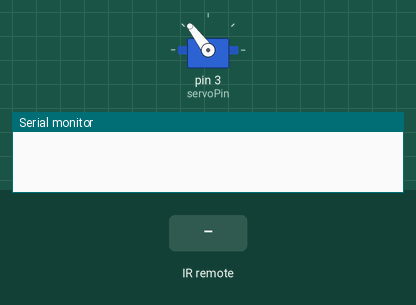
Recording of a sketch running on a simulated Arduino Uno, built with avr-gcc and run on an emulated ATmega328P. Shown: servo, the last lines printed to the serial monitor. Inputs (shaded band) come from the test bench.

Above: at 1.2 s.
1.3 s: infrared code 0xFF9867 received
At 2.0 s:
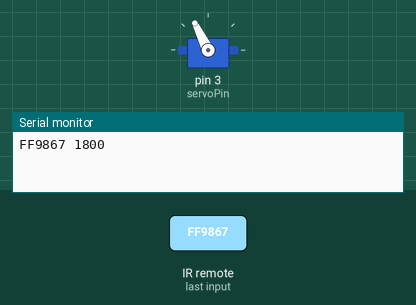
2.8 s: infrared code 0xFF906F received
At 3.2 s:
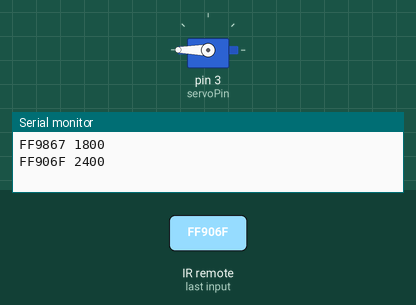
4.3 s: infrared code 0xFFE01F received
At 5.5 s:
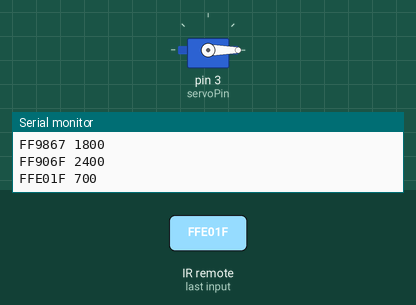
5.8 s: infrared code 0xFF02FD received
At 6.6 s:
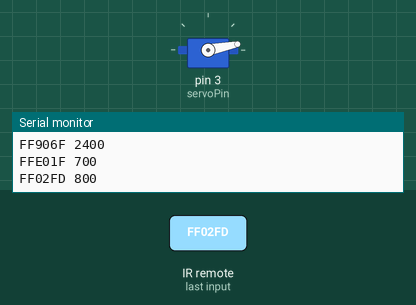
7.3 s: infrared code 0xFF02FD received
At 7.8 s:
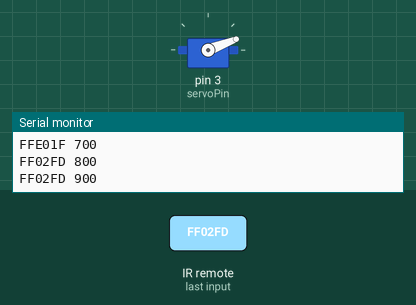
Timing chart, 0 to 9.8 s (numbered marks = the images above; inputs shaded):
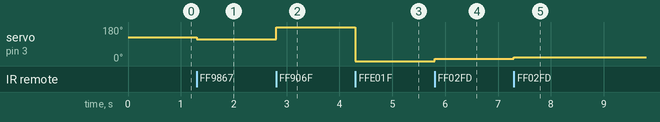

Measured:
- after the input at 1.3 s, servo on pin 3 (servoPin): 127° → 116° at once
- after the input at 2.8 s, servo on pin 3 (servoPin): 116° → 180° at once
- after the input at 4.3 s, servo on pin 3 (servoPin): 180° → 0° at once
- after the input at 5.8 s, servo on pin 3 (servoPin): 0° → 11° at once
- after the input at 7.3 s, servo on pin 3 (servoPin): 11° → 21° at once

The sketch:

iremote_to_servo.ino
```cpp
// 效果
// 红外遥控器控制舵机，按下+时逆时针转，按下-时顺时针转
//
// 提示找不到TKD2时
// 原因是因为RobotIRremote库中的ITremoteTools需要这个macro，但是这个macro只有部分硬件的环境会定义
// 解决办法是重命名IRremoteTools.cpp和IRremoteTools.h，让编译器跳过这些文件
//
// 接线说明
// 舵机 红线正极 黑线负极 黄线数据
// 正极 => +
// 负极 => -
// 数据 => 3
// 红外接收器
// 正面是是半圆反面刻字，正面从左到右是数据，负极，正极
// 正极 f19, j19 =>  +
// 负极 f20, j20 => -
// 数据 f21, j21 => 4
// 电源
// 5V => +
// GND => -

#include <Servo.h>
#include <IRremote.h>

int servoPin = 3;
int irPin = 4;
Servo servo;
IRrecv irrecv(4);
unsigned long last_result = 0;
unsigned int repeat_count = 0;
unsigned int servo_max_position = 2400;
unsigned int servo_min_position = 700;
unsigned int servo_position = servo_min_position + servo_max_position / 2;

void setup() {
  servo.attach(servoPin, servo_min_position, servo_max_position);
  servo.write(servo_position);
  irrecv.enableIRIn();
  Serial.begin(9600);
}

void loop() {
  decode_results result;
  if (irrecv.decode(&result)) {
    // 0xFFFFFFFF mean the last key is pressed
    // the first repeat should ignore
    unsigned long key = 0;
    if (result.value == 0xFFFFFFFF) {
      key = (++repeat_count > 1) ? last_result : 0;
    } else {
      last_result = key = result.value;
    }

    // set servo position by pressed key
    // + is FF02FD, - is FF9867, >>| is FF906F, <<| is FFE01F
    if (key == 0xFF02FD) {
      servo_position = min(servo_max_position, servo_position + 100);
    } else if (key == 0xFF9867) {
      servo_position = max(servo_min_position, servo_position - 100);
    } else if (key == 0xFF906F) {
      servo_position = servo_max_position;
    } else if (key == 0xFFE01F) {
      servo_position = servo_min_position;
    }
    servo.write(servo_position);

    // print information and reset receiver
    Serial.print(key, HEX);
    Serial.print(" ");
    Serial.println(servo_position);
    irrecv.resume();
  }
  delay(1);
}
```
